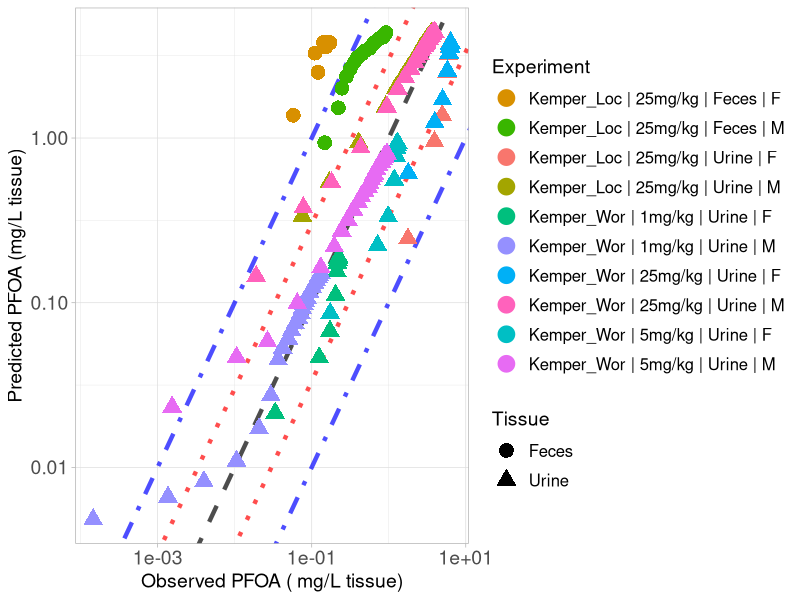

Reproduce this figure in R.
library(ggplot2)

#setwd("C:/Users/ptsir/Documents/GitHub/PFAS_PBK_models/PFOA inhalation Rat/Validation/Validation_results")
setwd("C:/Users/dpjio/Documents/GitHub/PFAS_PBK_models/PFOA inhalation Rat/Validation/New_validation_koff_07_lung_same_RAF")

# Load Results 

# Results from Loccisano
Kemper_excreta_Loccisano_results <- read.csv("Kemper_2003_Excreta_Loccisano_results.csv", header = T)

Kemper_Urine_F_25_Loc <- Kemper_excreta_Loccisano_results[Kemper_excreta_Loccisano_results$Dose == 25 & 
                                             Kemper_excreta_Loccisano_results$Tissue  == "Urine" &
                                          Kemper_excreta_Loccisano_results$sex == "F", ]
Kemper_Urine_F_25_Loc$Experiment <- "Kemper_Loc | 25mg/kg | Urine | F"


Kemper_Feces_F_25_Loc <- Kemper_excreta_Loccisano_results[Kemper_excreta_Loccisano_results$Dose == 25 & 
                                              Kemper_excreta_Loccisano_results$Tissue  == "Feces" &
                                              Kemper_excreta_Loccisano_results$sex == "F", ]
Kemper_Feces_F_25_Loc$Experiment <- "Kemper_Loc | 25mg/kg | Feces | F"



Kemper_Urine_M_25_Loc <- Kemper_excreta_Loccisano_results[Kemper_excreta_Loccisano_results$Dose == 25 & Kemper_excreta_Loccisano_results$Tissue == "Urine" &
                                             Kemper_excreta_Loccisano_results$sex == "M", ]
Kemper_Urine_M_25_Loc$Experiment <- "Kemper_Loc | 25mg/kg | Urine | M"



Kemper_Feces_M_25_Loc <- Kemper_excreta_Loccisano_results[Kemper_excreta_Loccisano_results$Dose == 25 & Kemper_excreta_Loccisano_results$Tissue == "Feces" &
                                             Kemper_excreta_Loccisano_results$sex == "M", ]
Kemper_Feces_M_25_Loc$Experiment <- "Kemper_Loc | 25mg/kg | Feces | M"

#Results from Worley
Kemper_excreta_Worley_results <- read.csv("Kemper_2003_Excreta_Worley_results.csv", header = T)

Kemper_Urine_F_1_Wor <- Kemper_excreta_Worley_results[Kemper_excreta_Worley_results$Dose == 1 & 
                                                           Kemper_excreta_Worley_results$Tissue  == "Urine" &
                                                        Kemper_excreta_Worley_results$sex == "F", ]
Kemper_Urine_F_1_Wor$Experiment <- "Kemper_Wor | 1mg/kg | Urine | F"


Kemper_Urine_F_5_Wor <- Kemper_excreta_Worley_results[Kemper_excreta_Worley_results$Dose == 5 & 
                                                        Kemper_excreta_Worley_results$Tissue  == "Urine" &
                                                        Kemper_excreta_Worley_results$sex == "F", ]
Kemper_Urine_F_5_Wor$Experiment <- "Kemper_Wor | 5mg/kg | Urine | F"


Kemper_Urine_F_25_Wor <- Kemper_excreta_Worley_results[Kemper_excreta_Worley_results$Dose == 25 & 
                                                            Kemper_excreta_Worley_results$Tissue  == "Urine" &
                                                            Kemper_excreta_Worley_results$sex == "F", ]
Kemper_Urine_F_25_Wor$Experiment <- "Kemper_Wor | 25mg/kg | Urine | F"



Kemper_Urine_M_1_Wor <- Kemper_excreta_Worley_results[Kemper_excreta_Worley_results$Dose == 1 & 
                                                        Kemper_excreta_Worley_results$Tissue  == "Urine" &
                                                        Kemper_excreta_Worley_results$sex == "M", ]
Kemper_Urine_M_1_Wor$Experiment <- "Kemper_Wor | 1mg/kg | Urine | M"


Kemper_Urine_M_5_Wor <- Kemper_excreta_Worley_results[Kemper_excreta_Worley_results$Dose == 5 & 
                                                        Kemper_excreta_Worley_results$Tissue  == "Urine" &
                                                        Kemper_excreta_Worley_results$sex == "M", ]
Kemper_Urine_M_5_Wor$Experiment <- "Kemper_Wor | 5mg/kg | Urine | M"


Kemper_Urine_M_25_Wor <- Kemper_excreta_Worley_results[Kemper_excreta_Worley_results$Dose == 25 & 
                                                         Kemper_excreta_Worley_results$Tissue  == "Urine" &
                                                         Kemper_excreta_Worley_results$sex == "M", ]
Kemper_Urine_M_25_Wor$Experiment <- "Kemper_Wor | 25mg/kg | Urine | M"


Experiment <- scales::hue_pal()(10)

names(Experiment) <- unique(c( Kemper_Urine_F_25_Loc$Experiment, Kemper_Feces_F_25_Loc$Experiment,
                               Kemper_Urine_M_25_Loc$Experiment,Kemper_Feces_M_25_Loc$Experiment,
                               Kemper_Urine_F_1_Wor$Experiment, Kemper_Urine_F_5_Wor$Experiment, 
                               Kemper_Urine_F_25_Wor$Experiment, Kemper_Urine_M_1_Wor$Experiment,
                               Kemper_Urine_M_5_Wor$Experiment, Kemper_Urine_M_25_Wor$Experiment))



scatter_plot <- ggplot()+
  geom_abline(intercept = log10(1), slope = 1, linetype = "dashed", color = "black", linewidth = 1.5, alpha = 0.7) +  # Identity line in log10 scale
  geom_abline(intercept = log10(3), slope = 1, linetype = "dotted", color = "red", linewidth = 1.5, alpha = 0.7) +  # +3-fold error line
  geom_abline(intercept = log10(1/3), slope = 1, linetype = "dotted", color = "red", linewidth = 1.5, alpha = 0.7) +  # -3-fold error line
  geom_abline(intercept = log10(10), slope = 1, linetype = "dotdash", color = "blue", linewidth = 1.5, alpha = 0.7) +  # +10-fold error line
  geom_abline(intercept = log10(1/10), slope = 1, linetype = "dotdash", color = "blue", linewidth = 1.5, alpha = 0.7) +  # -10-fold error line
  geom_point(data = Kemper_Urine_F_25_Loc, aes(x=Observed, y=Predicted, color = Experiment, shape = Tissue), size=4, stroke = 1.5)+
  geom_point(data = Kemper_Feces_F_25_Loc, aes(x=Observed, y=Predicted, color = Experiment, shape = Tissue), size=4, stroke = 1.5)+
  geom_point(data = Kemper_Urine_M_25_Loc, aes(x=Observed, y=Predicted, color = Experiment, shape = Tissue), size=4, stroke = 1.5)+
  geom_point(data = Kemper_Feces_M_25_Loc, aes(x=Observed, y=Predicted, color = Experiment, shape = Tissue), size=4, stroke = 1.5)+
  geom_point(data = Kemper_Urine_F_1_Wor, aes(x=Observed, y=Predicted, color = Experiment, shape = Tissue), size=4, stroke = 1.5)+
  geom_point(data = Kemper_Urine_F_5_Wor, aes(x=Observed, y=Predicted, color = Experiment, shape = Tissue), size=4, stroke = 1.5)+
  geom_point(data = Kemper_Urine_F_25_Wor, aes(x=Observed, y=Predicted, color = Experiment, shape = Tissue), size=4, stroke = 1.5)+
  geom_point(data = Kemper_Urine_M_1_Wor, aes(x=Observed, y=Predicted, color = Experiment, shape = Tissue), size=4, stroke = 1.5)+
  geom_point(data = Kemper_Urine_M_5_Wor, aes(x=Observed, y=Predicted, color = Experiment, shape = Tissue), size=4, stroke = 1.5)+
  geom_point(data = Kemper_Urine_M_25_Wor, aes(x=Observed, y=Predicted, color = Experiment, shape = Tissue), size=4, stroke = 1.5)+
  scale_y_log10()+
  scale_x_log10()+
  scale_color_manual(values = Experiment)+
  theme(legend.spacing.y = unit(1, 'cm')) +
  guides(fill = guide_legend(byrow = TRUE))+
  theme_light()+
  labs(y = "Predicted PFOA (mg/L tissue)",
       x = "Observed PFOA ( mg/L tissue)")+
  theme(plot.title = element_text(hjust = 0.5),
        legend.key.size = unit(0.75, 'cm'),  
        legend.title = element_text(size=14),
        legend.text = element_text(size=12,  hjust = 0),
        axis.text = element_text(size = 14),
        axis.title = element_text(size = 14),
        )

#print(scatter_plot)

ggsave("validation_plot_PFOA_excreta.png", scatter_plot, width = 11, height = 7, units = "in", dpi = 300)
